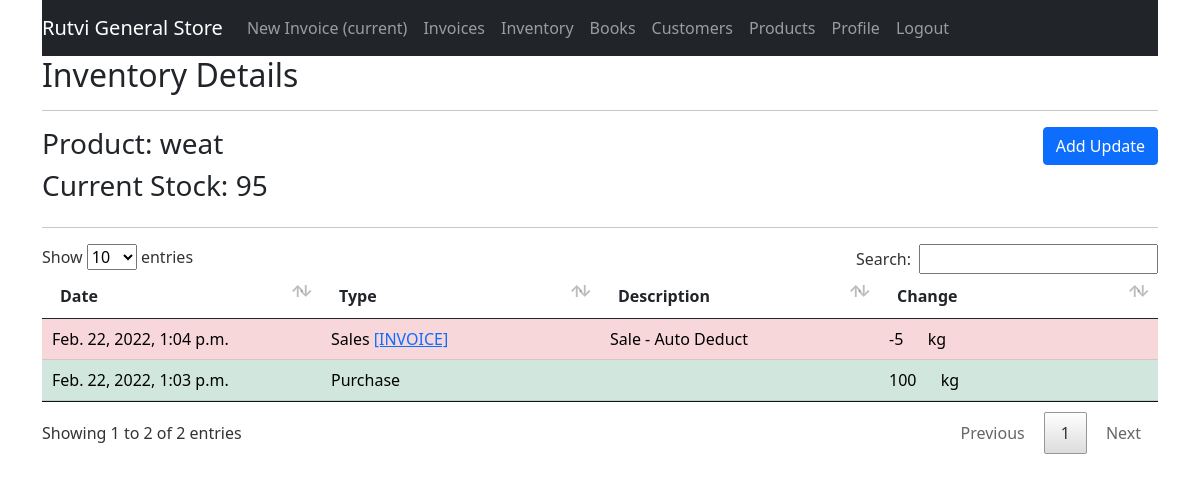
Screenshot of /inventory/1 (signed in) with the database file from the repository.
### gstbillingapp/models.py (models this page shows, shortened)
class Inventory(models.Model):
    user = models.ForeignKey(User, null=True, blank=True, on_delete=models.SET_NULL)
    product = models.ForeignKey(Product, null=True, blank=True, on_delete=models.SET_NULL)
    current_stock = models.IntegerField(default=0)
    alert_level = models.IntegerField(default=0)
    last_log = models.ForeignKey(InventoryLog, null=True, blank=True, default=None, on_delete=models.SET_NULL)

class Product(models.Model):
    user = models.ForeignKey(User, null=True, blank=True, on_delete=models.SET_NULL)
    product_name = models.CharField(max_length=200)
    product_hsn = models.CharField(max_length=50, null=True, blank=True)
    product_unit = models.CharField(max_length=50)
    product_gst_percentage = models.FloatField()
    product_rate_with_gst = models.FloatField()
    def __str__(self):
        return str(self.product_name)

class InventoryLog(models.Model):
    user = models.ForeignKey(User, null=True, blank=True, on_delete=models.SET_NULL)
    product = models.ForeignKey(Product, null=True, blank=True, on_delete=models.SET_NULL)
    date = models.DateTimeField(default=datetime.now, blank=True, null=True)
    last_modified = models.DateTimeField(auto_now=True)
    change = models.IntegerField(default=0)
    CHANGE_TYPES = [
        (0, 'Other'),
        (1, 'Purchase'),
        (2, 'Production'),
        (4, 'Sales'),
    ]
    change_type = models.IntegerField(choices=CHANGE_TYPES, default=0)
    associated_invoice = models.ForeignKey(Invoice, blank=True, null=True, default=None, on_delete=models.SET_NULL)
    description = models.TextField(max_length=600, blank=True, null=True)

### gstbillingapp/views.py (the view)
# urls.py: path('inventory/<int:inventory_id>', views.inventory_logs, name='inventory_logs'),
@login_required
def inventory_logs(request, inventory_id):
    context = {}
    inventory = get_object_or_404(Inventory, id=inventory_id, user=request.user)
    inventory_logs = InventoryLog.objects.filter(user=request.user, product=inventory.product).order_by('-id')
    context['inventory'] = inventory
    context['inventory_logs'] = inventory_logs
    return render(request, 'gstbillingapp/inventory_logs.html', context)

### gstbillingapp/templates/gstbillingapp/inventory_logs.html (shortened to what this page needs)
{% extends "gstbillingapp/base.html" %}
{% load static %}
{% block content %}
<h2>Inventory Details</h2>
<hr>
<div class="row">
	<div class="col">
		<h3>Product: {{inventory.product}}</h3>
		<h3>Current Stock: {{inventory.current_stock}}</h3>
	</div>
	<div class="col">
		<a href="{% url 'inventory_logs_add' inventory.id %}" id="add_customer_btn"><button type="button" class="btn btn-primary">Add Update</button></a>
	</div>
</div>
<hr>
<table class="table table-hover font-weight-bold" id="inventory-logs-table">
	<thead>
		<tr>
			<th>Date</th>
			<th>Type</th>
			<th>Description</th>
			<th>Change</th>
		</tr>
	</thead>
	<tbody class="two-col-form">
		{% for item in inventory_logs %}
		<tr class="{% if item.change < 0 %}table-danger{% else %}table-success{%endif%}">
			<td>{{item.date}}</td>
			<td>{{item.get_change_type_display}} {% if item.associated_invoice %}<a href="{% url 'invoice_viewer' item.associated_invoice.id %}">[INVOICE]</a>{% endif %}</td>
			<td>{{item.description}}</td>
			<td class="text-right">{{item.change}} &emsp; {{inventory.product.product_unit}}</td>
		{% endfor %}
	</tbody>
</table>
{% endblock %}

### gstbillingapp/static/gstbillingapp/main.css (style rules this page uses)
.two-col-form td, .two-col-form th { width: 25%; }
#add_customer_btn, #add_product_btn { float: right; }

### rows the page displays
Inventory: product "weat", current_stock "95", product.product_unit "kg"
InventoryLog: date "Feb. 22, 2022, 1:04 p.m.", change_type "Sales", shows "[INVOICE]", description "Sale - Auto Deduct", change "-5"
InventoryLog: date "Feb. 22, 2022, 1:03 p.m.", change_type "Purchase", change "100"
